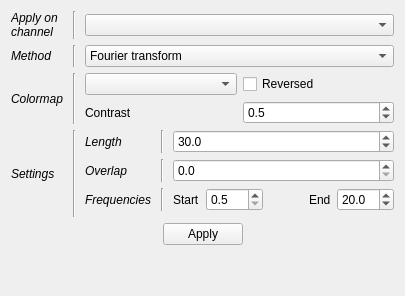
              <widget class="QWidget" name="_spec_page">
               <layout class="QVBoxLayout" name="verticalLayout_35">
                <item>
                 <layout class="QGridLayout" name="gridLayout_4">
                  <property name="topMargin">
                   <number>0</number>
                  </property>
                  <item row="1" column="2">
                   <widget class="QComboBox" name="_PanSpecMethod">
                    <property name="toolTip">
                     <string>&lt;html&gt;&lt;head/&gt;&lt;body&gt;&lt;p&gt;Computation method for the spectrogram&lt;/p&gt;&lt;/body&gt;&lt;/html&gt;</string>
                    </property>
                    <item>
                     <property name="text">
                      <string>Fourier transform</string>
                     </property>
                    </item>
                    <item>
                     <property name="text">
                      <string>Multitaper</string>
                     </property>
                    </item>
                   </widget>
                  </item>
                  <item row="0" column="0">
                   <widget class="QLabel" name="label_54">
                    <property name="font">
                     <font>
                      <italic>true</italic>
                     </font>
                    </property>
                    <property name="text">
                     <string>Apply on
channel</string>
                    </property>
                   </widget>
                  </item>
                  <item row="1" column="1">
                   <widget class="Line" name="line_17">
                    <property name="minimumSize">
                     <size>
                      <width>10</width>
                      <height>0</height>
                     </size>
                    </property>
                    <property name="orientation">
                     <enum>Qt::Vertical</enum>
                    </property>
                   </widget>
                  </item>
                  <item row="1" column="0">
                   <widget class="QLabel" name="label_73">
                    <property name="font">
                     <font>
                      <italic>true</italic>
                     </font>
                    </property>
                    <property name="text">
                     <string>Method</string>
                    </property>
                   </widget>
                  </item>
                  <item row="2" column="1">
                   <widget class="Line" name="line_18">
                    <property name="minimumSize">
                     <size>
                      <width>10</width>
                      <height>0</height>
                     </size>
                    </property>
                    <property name="orientation">
                     <enum>Qt::Vertical</enum>
                    </property>
                   </widget>
                  </item>
                  <item row="3" column="0">
                   <widget class="QLabel" name="label_55">
                    <property name="font">
                     <font>
                      <italic>true</italic>
                     </font>
                    </property>
                    <property name="text">
                     <string>Settings</string>
                    </property>
                   </widget>
                  </item>
                  <item row="3" column="1">
                   <widget class="Line" name="line_29">
                    <property name="minimumSize">
                     <size>
                      <width>10</width>
                      <height>0</height>
                     </size>
                    </property>
                    <property name="orientation">
                     <enum>Qt::Vertical</enum>
                    </property>
                   </widget>
                  </item>
                  <item row="0" column="2">
                   <widget class="QComboBox" name="_PanSpecChan">
                    <property name="toolTip">
                     <string>&lt;html&gt;&lt;head/&gt;&lt;body&gt;&lt;p&gt;Select the channel on which to compute the spectrogram&lt;/p&gt;&lt;/body&gt;&lt;/html&gt;</string>
                    </property>
                   </widget>
                  </item>
                  <item row="0" column="1">
                   <widget class="Line" name="line_8">
                    <property name="minimumSize">
                     <size>
                      <width>10</width>
                      <height>0</height>
                     </size>
                    </property>
                    <property name="orientation">
                     <enum>Qt::Vertical</enum>
                    </property>
                   </widget>
                  </item>
                  <item row="2" column="0">
                   <widget class="QLabel" name="label_29">
                    <property name="font">
                     <font>
                      <italic>true</italic>
                     </font>
                    </property>
                    <property name="text">
                     <string>Colormap</string>
                    </property>
                   </widget>
                  </item>
                  <item row="2" column="2">
                   <layout class="QGridLayout" name="gridLayout_6">
                    <item row="0" column="0">
                     <widget class="QComboBox" name="_PanSpecCmap">
                      <property name="toolTip">
                       <string>&lt;html&gt;&lt;head/&gt;&lt;body&gt;&lt;p&gt;Colormap for the spectrogram&lt;/p&gt;&lt;/body&gt;&lt;/html&gt;</string>
                      </property>
                     </widget>
                    </item>
                    <item row="0" column="1">
                     <widget class="QCheckBox" name="_PanSpecCmapInv">
                      <property name="text">
                       <string>Reversed</string>
                      </property>
                     </widget>
                    </item>
                    <item row="1" column="0">
                     <widget class="QLabel" name="label_24">
                      <property name="text">
                       <string>Contrast</string>
                      </property>
                     </widget>
                    </item>
                    <item row="1" column="1">
                     <widget class="QDoubleSpinBox" name="_PanSpecCon">
                      <property name="toolTip">
                       <string>&lt;html&gt;&lt;head/&gt;&lt;body&gt;&lt;p&gt;Change the contrast of the spectrogram&lt;/p&gt;&lt;/body&gt;&lt;/html&gt;</string>
                      </property>
                      <property name="decimals">
                       <number>1</number>
                      </property>
                      <property name="minimum">
                       <double>0.000000000000000</double>
                      </property>
                      <property name="maximum">
                       <double>1.000000000000000</double>
                      </property>
                      <property name="singleStep">
                       <double>0.100000000000000</double>
                      </property>
                      <property name="value">
                       <double>0.500000000000000</double>
                      </property>
                     </widget>
                    </item>
                   </layout>
                  </item>
                  <item row="3" column="2">
                   <layout class="QGridLayout" name="gridLayout_12">
                    <item row="0" column="1">
                     <widget class="Line" name="line_31">
                      <property name="minimumSize">
                       <size>
                        <width>10</width>
                        <height>0</height>
                       </size>
                      </property>
                      <property name="orientation">
                       <enum>Qt::Vertical</enum>
                      </property>
                     </widget>
                    </item>
                    <item row="2" column="2">
                     <layout class="QHBoxLayout" name="horizontalLayout_24">
                      <item>
                       <widget class="QLabel" name="label_16">
                        <property name="text">
                         <string>Start</string>
                        </property>
                       </widget>
                      </item>
                      <item>
                       <widget class="QDoubleSpinBox" name="_PanSpecFstart">
                        <property name="toolTip">
                         <string>&lt;html&gt;&lt;head/&gt;&lt;body&gt;&lt;p&gt;Starting frequency for the spectrogram&lt;/p&gt;&lt;/body&gt;&lt;/html&gt;</string>
                        </property>
                        <property name="decimals">
                         <number>1</number>
                        </property>
                        <property name="minimum">
                         <double>0.500000000000000</double>
                        </property>
                        <property name="maximum">
                         <double>190.000000000000000</double>
                        </property>
                       </widget>
                      </item>
                      <item>
                       <spacer name="horizontalSpacer_7">
                        <property name="orientation">
                         <enum>Qt::Horizontal</enum>
                        </property>
                        <property name="sizeHint" stdset="0">
                         <size>
                          <width>40</width>
                          <height>20</height>
                         </size>
                        </property>
                       </spacer>
                      </item>
                      <item>
                       <widget class="QLabel" name="label_17">
                        <property name="text">
                         <string>End</string>
                        </property>
                       </widget>
                      </item>
                      <item>
                       <widget class="QDoubleSpinBox" name="_PanSpecFend">
                        <property name="toolTip">
                         <string>&lt;html&gt;&lt;head/&gt;&lt;body&gt;&lt;p&gt;Ending frequency for the spectrogram&lt;/p&gt;&lt;/body&gt;&lt;/html&gt;</string>
                        </property>
                        <property name="decimals">
                         <number>1</number>
                        </property>
                        <property name="minimum">
                         <double>0.100000000000000</double>
                        </property>
                        <property name="maximum">
                         <double>200.000000000000000</double>
                        </property>
                        <property name="value">
                         <double>20.000000000000000</double>
                        </property>
                       </widget>
                      </item>
                     </layout>
                    </item>
                    <item row="0" column="0">
                     <widget class="QLabel" name="label_14">
                      <property name="font">
                       <font>
                        <italic>true</italic>
                       </font>
                      </property>
                      <property name="text">
                       <string>Length</string>
                      </property>
                     </widget>
                    </item>
                    <item row="2" column="1">
                     <widget class="Line" name="line_33">
                      <property name="minimumSize">
                       <size>
                        <width>10</width>
                        <height>0</height>
                       </size>
                      </property>
                      <property name="orientation">
                       <enum>Qt::Vertical</enum>
                      </property>
                     </widget>
                    </item>
                    <item row="1" column="0">
                     <widget class="QLabel" name="label_15">
                      <property name="font">
                       <font>
                        <italic>true</italic>
                       </font>
                      </property>
                      <property name="text">
                       <string>Overlap</string>
                      </property>
                     </widget>
                    </item>
                    <item row="0" column="2">
                     <widget class="QDoubleSpinBox" name="_PanSpecNfft">
                      <property name="toolTip">
                       <string>&lt;html&gt;&lt;head/&gt;&lt;body&gt;&lt;p&gt;Length of each time window for computing the spectrogram&lt;/p&gt;&lt;/body&gt;&lt;/html&gt;</string>
                      </property>
                      <property name="decimals">
                       <number>1</number>
                      </property>
                      <property name="minimum">
                       <double>0.100000000000000</double>
                      </property>
                      <property name="maximum">
                       <double>1000.000000000000000</double>
                      </property>
                      <property name="value">
                       <double>30.000000000000000</double>
                      </property>
                     </widget>
                    </item>
                    <item row="3" column="1">
                     <widget class="Line" name="line_34">
                      <property name="minimumSize">
                       <size>
                        <width>10</width>
                        <height>0</height>
                       </size>
                      </property>
                      <property name="orientation">
                       <enum>Qt::Vertical</enum>
                      </property>
                     </widget>
                    </item>
                    <item row="1" column="1">
                     <widget class="Line" name="line_32">
                      <property name="minimumSize">
                       <size>
                        <width>10</width>
                        <height>0</height>
                       </size>
                      </property>
                      <property name="orientation">
                       <enum>Qt::Vertical</enum>
                      </property>
                     </widget>
                    </item>
                    <item row="4" column="2">
                     <spacer name="horizontalSpacer">
                      <property name="orientation">
                       <enum>Qt::Horizontal</enum>
                      </property>
                      <property name="sizeHint" stdset="0">
                       <size>
                        <width>40</width>
                        <height>0</height>
                       </size>
                      </property>
                     </spacer>
                    </item>
                    <item row="2" column="0">
                     <widget class="QLabel" name="label_32">
                      <property name="font">
                       <font>
                        <italic>true</italic>
                       </font>
                      </property>
                      <property name="text">
                       <string>Frequencies</string>
                      </property>
                     </widget>
                    </item>
                    <item row="1" column="2">
                     <widget class="QDoubleSpinBox" name="_PanSpecStep">
                      <property name="toolTip">
                       <string>&lt;html&gt;&lt;head/&gt;&lt;body&gt;&lt;p&gt;Overlap between each consecutive windows (e.g 0 mean no overlap and 0,50 mean 50% overlap)&lt;/p&gt;&lt;/body&gt;&lt;/html&gt;</string>
                      </property>
                      <property name="decimals">
                       <number>1</number>
                      </property>
                      <property name="maximum">
                       <double>0.800000000000000</double>
                      </property>
                      <property name="singleStep">
                       <double>0.100000000000000</double>
                      </property>
                      <property name="value">
                       <double>0.000000000000000</double>
                      </property>
                     </widget>
                    </item>
                   </layout>
                  </item>
                 </layout>
                </item>
                <item>
                 <layout class="QHBoxLayout" name="horizontalLayout_25">
                  <item>
                   <spacer name="horizontalSpacer_10">
                    <property name="orientation">
                     <enum>Qt::Horizontal</enum>
                    </property>
                    <property name="sizeHint" stdset="0">
                     <size>
                      <width>40</width>
                      <height>20</height>
                     </size>
                    </property>
                   </spacer>
                  </item>
                  <item>
                   <widget class="QPushButton" name="_PanSpecApply">
                    <property name="toolTip">
                     <string>&lt;html&gt;&lt;head/&gt;&lt;body&gt;&lt;p&gt;Compute the spectrogram on the selected channel and using the time length, overlap, [fstart, fend], colormap and contrast.&lt;/p&gt;&lt;/body&gt;&lt;/html&gt;</string>
                    </property>
                    <property name="text">
                     <string>Apply</string>
                    </property>
                   </widget>
                  </item>
                  <item>
                   <spacer name="horizontalSpacer_11">
                    <property name="orientation">
                     <enum>Qt::Horizontal</enum>
                    </property>
                    <property name="sizeHint" stdset="0">
                     <size>
                      <width>40</width>
                      <height>20</height>
                     </size>
                    </property>
                   </spacer>
                  </item>
                 </layout>
                </item>
                <item>
                 <spacer name="verticalSpacer_15">
                  <property name="orientation">
                   <enum>Qt::Vertical</enum>
                  </property>
                  <property name="sizeHint" stdset="0">
                   <size>
                    <width>20</width>
                    <height>40</height>
                   </size>
                  </property>
                 </spacer>
                </item>
               </layout>
              </widget>
